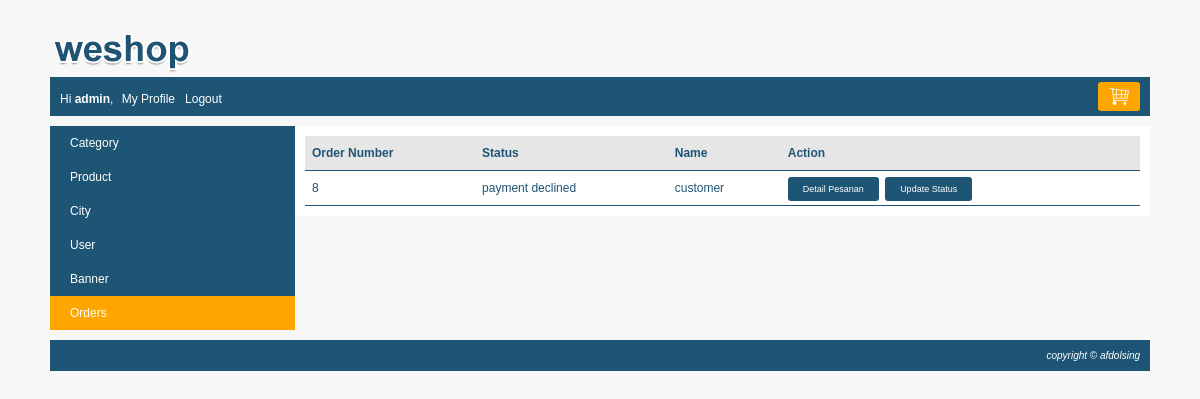
/index.php?page=my_profile&module=orders&action=list (signed in), run on the app's committed database.
### tables this page shows
CREATE TABLE `pesanan` (
  `pesanan_id` int(10) NOT NULL,
  `kota_id` int(10) NOT NULL,
  `user_id` int(10) NOT NULL,
  `nama_penerima` varchar(150) NOT NULL,
  `nomor_telepon` varchar(15) NOT NULL,
  `alamat` varchar(300) NOT NULL,
  `tanggal_pemesanan` datetime NOT NULL,
  `status` tinyint(4) NOT NULL
);

CREATE TABLE `user` (
  `user_id` int(10) NOT NULL,
  `level` varchar(30) NOT NULL,
  `nama` varchar(150) NOT NULL,
  `email` varchar(160) NOT NULL,
  `alamat` varchar(400) NOT NULL,
  `phone` varchar(15) NOT NULL,
  `password` varchar(300) NOT NULL,
  `status` enum('on','off') NOT NULL
);

### function/helper.php (called while the page is built, shortened)
<?php
$arrayOrderStatus[0] = "waiting for payment";
$arrayOrderStatus[1] = "payment is being validated";
$arrayOrderStatus[2] = "paid out";
$arrayOrderStatus[3] = "payment declined";

### module/orders/list.php (the view)
<?php
if($level == "superadmin"){
    $queryOrders = mysqli_query($conn, "SELECT pesanan.*, user.nama FROM pesanan JOIN user ON pesanan.user_id=user.user_id ORDER BY pesanan.tanggal_pemesanan DESC");
}else{
    $queryOrders = mysqli_query($conn, "SELECT pesanan.*, user.nama FROM pesanan JOIN user ON pesanan.user_id=user.user_id WHERE pesanan.user_id='$userId' ORDER BY pesanan.tanggal_pemesanan DESC");
}
if(mysqli_num_rows($queryOrders) == 0){
    echo "<h3>Saat ini belum ada data pesanan</h3>";
}
else{
    echo "<table class='table-list'>
            <tr class='baris-title'>
                <th class='kiri'>Order Number</th>
                <th class='kiri'>Status</th>
                <th class='kiri'>Name</th>
                <th class='kiri'>Action</th>
            </tr>";
    $adminButton = "";
    while($row=mysqli_fetch_assoc($queryOrders)){
        if($level == "superadmin"){
            $adminButton = "<a class='tombol-action' href='".BASE_URL."index.php?page=my_profile&module=orders&action=status&order_id=$row[pesanan_id]'>Update Status</a>";
        }
        $status = $row['status'];
        echo "<tr>
                <td class='kiri'>$row[pesanan_id]</td>
                <td class='kiri'>$arrayOrderStatus[$status]</td>
                <td class='kiri'>$row[nama]</td>
                <td class='kiri'>
                    <a class='tombol-action' href='".BASE_URL."index.php?page=my_profile&module=orders&action=detail&order_id=$row[pesanan_id]'>Detail Pesanan</a>
                    $adminButton
                </td>
             </tr>";
    }
    echo "</table>";
}
?>

### css/style.css (style rules this page uses)
body { font-family:arial; font-size:12px; color:#1e5474; background:#F7F7F7; margin:0px; }
.table-list { width: 100%; border-collapse: collapse; }
.table-list tr { border-bottom: 1px solid #1e5474; }
.table-list tr.baris-title { background: #E6E6E6; }
.table-list tr th, .table-list tr td { padding: 10px 7px; }
.kiri { text-align: left; }
.tombol-action { background: #1e5474; color: white; padding: 7px 15px; border-radius: 3px; cursor: pointer; text-decoration: none; margin-right: 3px; font-size: 9px; }

### data on the page
pesanan: pesanan_id "8", status "payment declined", user.nama "customer"

### other printed values
$name "admin"
